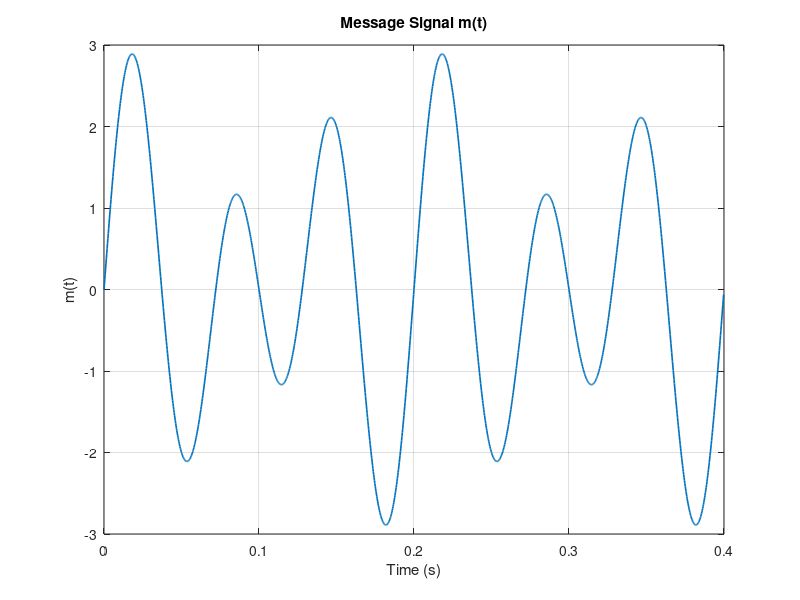
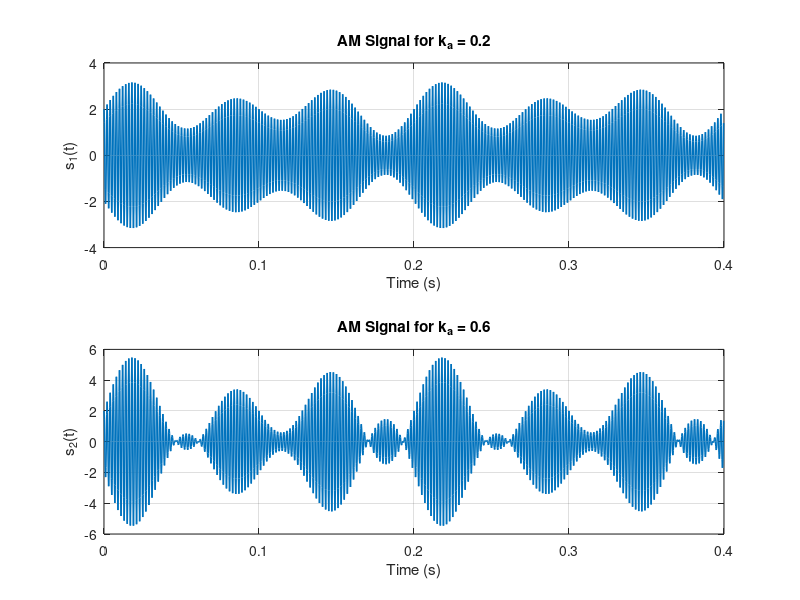
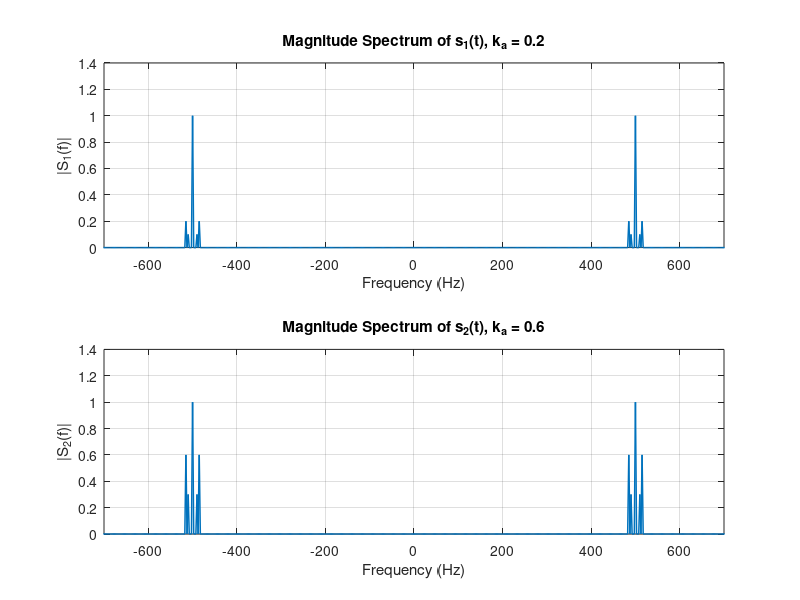
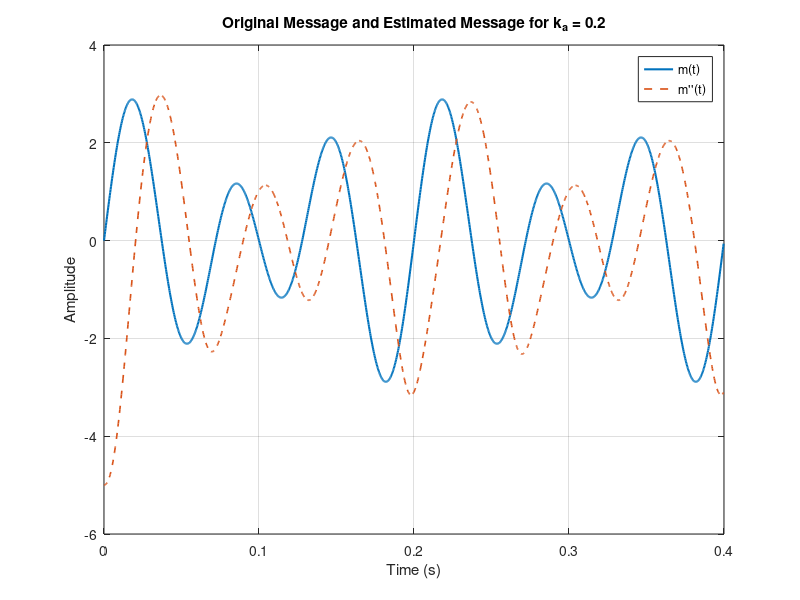

These charts were generated, in order, by the following MATLAB code:
clc;
clear;
close all;

%% Parameters
A1 = 1;
A2 = 2;
Ac = 2;

f1 = 10;
f2 = 15;
fc = 500;

Fs = 4000;
T = 0.4;

t = 0:1/Fs:T-1/Fs;
N = length(t);

% parametreleri oluşturduk


%% Message and carrier signals
m = A1*sin(2*pi*f1*t) + A2*sin(2*pi*f2*t);
c = Ac*sin(2*pi*fc*t);

%% Plot message signal
figure;
plot(t, m, 'LineWidth', 1.2);
grid on;
xlabel('Time (s)');
ylabel('m(t)');
title('Message Signal m(t)');

%% AM modulation for ka = 0.2 and ka = 0.6
ka1 = 0.2;
ka2 = 0.6;

s1 = Ac * (1 + ka1*m) .* cos(2*pi*fc*t);
s2 = Ac * (1 + ka2*m) .* cos(2*pi*fc*t);

figure;
subplot(2,1,1);
plot(t, s1, 'LineWidth', 1.1);
grid on;
xlabel('Time (s)');
ylabel('s_1(t)');
title('AM Signal for k_a = 0.2');

subplot(2,1,2);
plot(t, s2, 'LineWidth', 1.1);
grid on;
xlabel('Time (s)');
ylabel('s_2(t)');
title('AM Signal for k_a = 0.6');

%% FFT of modulated signals
S1 = fftshift(abs(fft(s1, N))/N); %%fft atıyor N =len(t) sonra abs kaydırma bölü N
S2 = fftshift(abs(fft(s2, N))/N);
f = (-N/2:N/2-1)*(Fs/N); % t ->len(x)->-1/2:1/2-1 -> Fs/N t->f fourier donuşumu

figure;
subplot(2,1,1);
plot(f, S1, 'LineWidth', 1.1);
grid on;
xlabel('Frequency (Hz)');
ylabel('|S_1(f)|');
title('Magnitude Spectrum of s_1(t), k_a = 0.2');
xlim([-700 700]);

subplot(2,1,2);
plot(f, S2, 'LineWidth', 1.1);
grid on;
xlabel('Frequency (Hz)');
ylabel('|S_2(f)|');
title('Magnitude Spectrum of s_2(t), k_a = 0.6');
xlim([-700 700]);

%% Square-Law Envelope Detector
% Step a: square the modulated signals
sq1 = s1.^2;
sq2 = s2.^2;

% Step b: construct 5th-order LPF using butter()
% Highest message frequency = 15 Hz, so cutoff can be chosen slightly above it
fcut = 30;                     % proper cutoff frequency
Wn = fcut/(Fs/2);              % normalized cutoff frequency
[b, a] = butter(5, Wn, 'low');  % filtreyi tasarladık

% hazır verilen cutofu normalize etmemiz gerekiyor örneklememızle

% Step c: apply LPF and take square root
lpf1 = filter(b, a, sq1); %filtreyi uyguladık
lpf2 = filter(b, a, sq2);

% avoid numerical issues before sqrt
lpf1(lpf1 < 0) = 0; % değer sıfırdan küçükse  0 ver kök içinde
lpf2(lpf2 < 0) = 0;

m1_prime = sqrt(lpf1); % s lerin karekökü aldık
m2_prime = sqrt(lpf2);

% Step d: convert m'(t) to estimated message signal m''(t)
% From derivation:
% m'(t) = (Ac/sqrt(2)) * (1 + ka*m(t))
% => m(t) = (sqrt(2)/Ac * m'(t) - 1)/ka

m1_est = ((sqrt(2)/Ac) * m1_prime - 1) / ka1;
m2_est = ((sqrt(2)/Ac) * m2_prime - 1) / ka2;

%% Step e: plot original and estimated message on same axis
figure;
plot(t, m, 'LineWidth', 1.5);
hold on;
plot(t, m1_est, '--', 'LineWidth', 1.2);
grid on;
xlabel('Time (s)');
ylabel('Amplitude');
title('Original Message and Estimated Message for k_a = 0.2');
legend('m(t)', 'm''''(t)');

figure;
plot(t, m, 'LineWidth', 1.5);
hold on;
plot(t, m2_est, '--', 'LineWidth', 1.2);
grid on;
xlabel('Time (s)');
ylabel('Amplitude');
title('Original Message and Estimated Message for k_a = 0.6');
legend('m(t)', 'm''''(t)');

%% Modulation index mu = 1
% mu = ka * mp
% Peak of message signal:
mp = A1 + A2;   % maximum possible peak = 3

ka_mu1 = 1/mp;  % mu = 1
mu = ka_mu1 * mp;

s_mu1 = Ac * (1 + ka_mu1*m) .* cos(2*pi*fc*t);

figure;
plot(t, s_mu1, 'LineWidth', 1.1);
grid on;
xlabel('Time (s)');
ylabel('s_{\mu=1}(t)');
title(['AM Signal for \mu = 1, k_a = ', num2str(ka_mu1)]);

%% Demodulation for mu = 1 case
sq_mu1 = s_mu1.^2;
lpf_mu1 = filter(b, a, sq_mu1);
lpf_mu1(lpf_mu1 < 0) = 0;
m_mu1_prime = sqrt(lpf_mu1);
m_mu1_est = ((sqrt(2)/Ac) * m_mu1_prime - 1) / ka_mu1;

figure;
plot(t, m, 'LineWidth', 1.5);
hold on;
plot(t, m_mu1_est, '--', 'LineWidth', 1.2);
grid on;
xlabel('Time (s)');
ylabel('Amplitude');
title('Original and Estimated Message for \mu = 1');
legend('m(t)', 'm''''(t)');

%% Display results
fprintf('Peak message signal mp = %.2f\n', mp);
fprintf('ka for mu = 1 is %.4f\n', ka_mu1);
fprintf('Modulation index for ka1 = 0.2 --> mu = %.2f\n', ka1*mp);
fprintf('Modulation index for ka2 = 0.6 --> mu = %.2f\n', ka2*mp);
